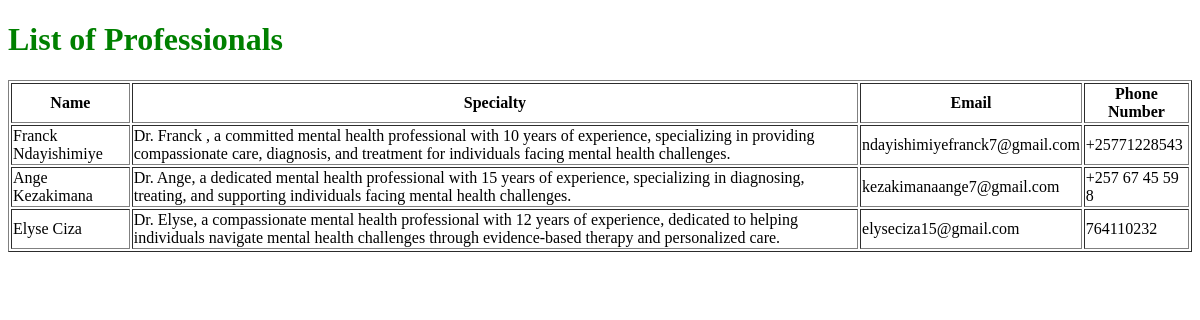
The page /professionals/ on the database as committed earlier.
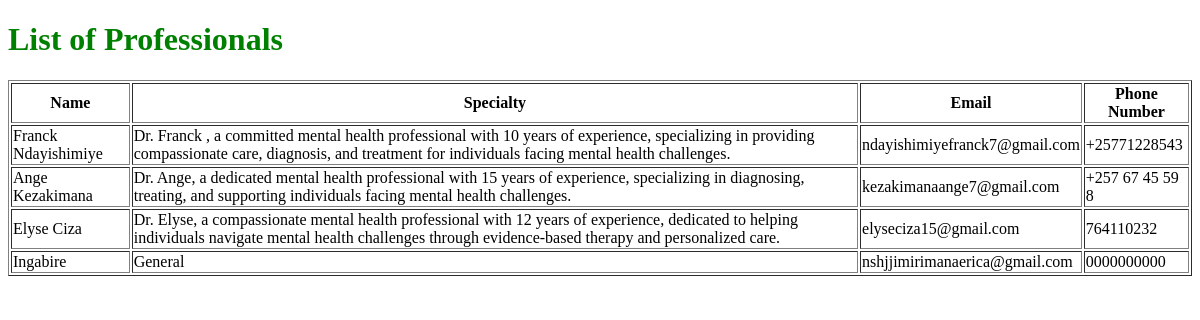
The same page on the database as committed later.
### myapp/models.py (models this page shows)
class Professional(models.Model):
    user = models.OneToOneField(User, on_delete=models.CASCADE, related_name="professional_profile")
    name = models.CharField(max_length=255)
    specialty = models.CharField(max_length=255)
    contact_email = models.EmailField(unique=True)
    phone_number = models.CharField(max_length=15, unique=True)
    image = models.ImageField(upload_to='professionals/', null=True, blank=True)

### myapp/views.py (the view)
# urls.py: path('professionals/', professionals_list, name='professionals_list'),
def professionals_list(request):
    professionals = Professional.objects.all()  # Fetch all professionals from DB
    return render(request, 'professionals/list.html', {'professionals': professionals})

### myapp/templates/professionals/list.html (shortened to what this page needs)
<!DOCTYPE html>
<html lang="en">
<head>
    <link rel="stylesheet" href="/static/css/style.css">
</head>
<body>
    <h1>List of Professionals</h1>
    <table border="1">
        <tr>
            <th>Name</th>
            <th>Specialty</th>
            <th>Email</th>
            <th>Phone Number</th>
        </tr>
        {% for professional in professionals %}
        <tr>
            <td>{{ professional.name }}</td>
            <td>{{ professional.specialty }}</td>
            <td>{{ professional.contact_email }}</td>
            <td>{{ professional.phone_number }}</td>
        </tr>
        {% empty %}
        <tr>
            <td colspan="4">No professionals found.</td>
        </tr>
        {% endfor %}
    </table>
</body>
</html>

### static/style.css (style rules this page uses)
h1 { color: green; }

Rows that differ between the two databases and show on the page:
added Professional: name "Ingabire", specialty "General", contact_email "nshjjimirimanaerica@gmail.com", phone_number "0000000000"
